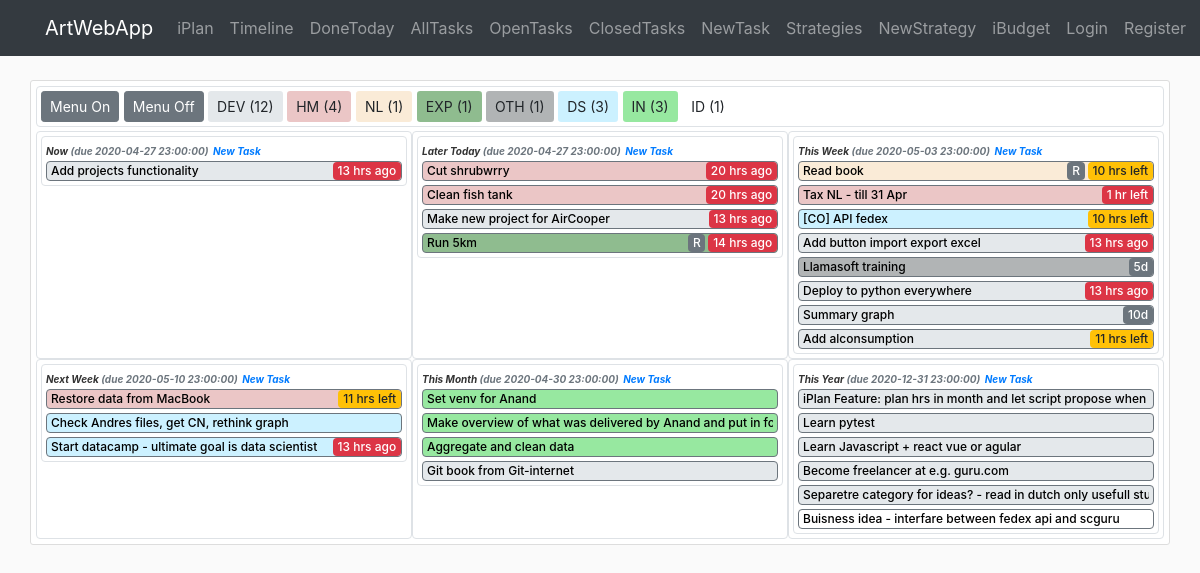
The app's page /iplan/timeline with its own data.
### awa/iplan/models.py (models this page shows, shortened)
class Strategy(db.Model):
    id = db.Column(db.Integer, primary_key=True)
    name = db.Column(db.String(40), nullable=False)
    symbol = db.Column(db.String(3))
    desc = db.Column(db.Text)
    color = db.Column(db.String(7))
    order = db.Column(db.Integer)
    time_creation = db.Column(db.DateTime, default=datetime.now)
    time_completion = db.Column(db.DateTime)
    show_timeline = db.Column(db.Boolean, default=True, nullable=False)
    category = db.Column(db.String(20), nullable=True)
    br_task = db.relationship('Task', backref='strategy')  # todo: lazy=True - test that later
    br_project = db.relationship('Project', backref='strategy')  # todo: lazy=True - test that later

class Task(db.Model):
    id = db.Column(db.Integer, primary_key=True)
    name = db.Column(db.String(140), nullable=False)
    desc = db.Column(db.Text)
    category = db.Column(db.String(20))
    frequency = db.Column(db.String(10))
    frequency_days = db.Column(db.Integer)
    time_creation = db.Column(db.DateTime, default=datetime.now)
    time_completion = db.Column(db.DateTime)
    time_due = db.Column(db.DateTime)  # THis is not used now, it was used for old timeline concept
    time_line = db.Column(db.String(20))
    duration_plan = db.Column(db.Interval, nullable=False, default=timedelta(0))
    duration_real = db.Column(db.Interval, nullable=False, default=timedelta(0))
    timer_start = db.Column(db.DateTime)
    order = db.Column(db.Integer)
    show_menu = db.Column(db.Boolean, default=True, nullable=False)
    id_strategy = db.Column(db.Integer, db.ForeignKey('strategy.id'), nullable=False)
    id_project = db.Column(db.Integer, db.ForeignKey('project.id'))

### awa/iplan/routes.py (the view)
@iplan.route('/iplan/timeline', methods=['GET', 'POST'])
def timeline():
    tasks = Task.query.filter(Task.time_completion.is_(None)).order_by(Task.order).all()
    strategies = Strategy.query.all()
    count_tasks = dict(zip([strategy.id for strategy in strategies], [0 for _ in range(len(strategies))]))
    for task in tasks:
        if task.strategy.id in count_tasks:
            count_tasks[task.strategy.id] += 1
    return render_template('iplan/timeline.html', tasks=tasks, TimeLine=TimeLine, strategies=strategies, count_tasks=count_tasks,
                           string_from_duration=string_from_duration, now=datetime.now())

### awa/iplan/utils.py (called while the page is built)
    @staticmethod
    def progress_indicator(time_creation, timeline_category):
        for indicator in TimeLine._progress_breakpoints:
            if timeline_category == indicator[0]:  # Check on timeline category
                seconds_since_creation = (datetime.now()-time_creation).total_seconds()
                uom_since_creation = int(seconds_since_creation / TimeLine._seconds_in_unites[indicator[1]])
                if uom_since_creation >= indicator[2][0] and uom_since_creation < indicator[2][1]:
                    return f'{uom_since_creation}{indicator[1]}', TimeLine._progress_colors['attention']
                elif uom_since_creation >= indicator[2][1]:
                    return f'{uom_since_creation}{indicator[1]}', TimeLine._progress_colors['warning']
                else:
                    return None

    @staticmethod
    def get_msg_for_timeuom(uom, value):
        msg = None
        if uom == 'h':
            msg = 'hrs'
        elif uom == 'd':
            msg = 'days'
        elif uom == 'm':
            msg = 'months'
        elif uom == 'w':
            msg = 'weeks'
        else:
            msg = '???'
        if value == 1:
            msg = msg[:-1]
        return msg

    @staticmethod
    def duedate_indicator(time_due):
        if time_due is None:
            return None
        time_left = (time_due - datetime.now()).total_seconds()
        for text, uom, time, msg in TimeLine._duedate_breakpoints:
            if round(time_left < time * TimeLine._seconds_in_unites[uom]):
                return f'{abs(round(time_left / TimeLine._seconds_in_unites[uom]))} {TimeLine.get_msg_for_timeuom(uom, round(time_left / TimeLine._seconds_in_unites[uom]))} {msg}', TimeLine._duedate_colors[text]

    @staticmethod
    def duedate_per_category_for_new_tasks(timeline_category):
        return TimeLine._categories_duedates.get(timeline_category, TimeLine._todaydue)

### awa/templates/iplan/timeline.html (shortened to what this page needs)
{% extends "layout.html" %}
{% block content %}
<div class="container">
    <div class="row content-section">
        <div class="col-md-12 border p-1 rounded mb-1 ">
            <a  href="{{url_for('iplan.show_menu_all', state='on') }}" class="btn btn-secondary btn-sm" role="button">Menu On</a>
            <a  href="{{url_for('iplan.show_menu_all', state='off') }}" class="btn btn-secondary btn-sm" role="button">Menu Off</a>
            {% for strategy in strategies %}
                {% if count_tasks[strategy.id] > 0%}
                    {% if strategy.show_timeline %}
                        <a  href="{{url_for('iplan.show_strategy_timeline', id_strategy=strategy.id) }}" class="btn btn-sm" style="background-color:{{strategy.color}}" role="button">{{strategy.symbol}} ({{count_tasks[strategy.id]}})</a>
                    {% else %}
                        <a  href="{{url_for('iplan.show_strategy_timeline', id_strategy=strategy.id) }}" class="btn btn-dark btn-sm" role="button">{{strategy.symbol}} ({{count_tasks[strategy.id]}})</a>
                    {% endif %}
                {% endif %}
            {% endfor %}
        </div>
        {% for timeline in TimeLine.categories %}
        <div class="col-md-4 border p-1 rounded">
            <div class="col-12 border timeline_task_border rounded p-0">
                <small class="timeline_header ml-1">{{ timeline }} </small>
                <small class="timeline_header text-muted">(due {{TimeLine.duedate_per_category_for_new_tasks(timeline)}})</small>
                <a href="{{ url_for('iplan.task_create', timeline_category=timeline) }}"><small class="timeline_header text-primary">New Task</small></a>
                {% for task in tasks %}
                    {% if task.time_line == timeline and task.strategy.show_timeline %}
                        {% if task.show_menu == False %}
                            <div class="row rounded border border border-secondary timeline_task_name pl-1  mb-1 ml-1 mr-1" style="background-color:{{task.strategy.color}}">
                                {% if TimeLine.progress_indicator(task.time_creation, timeline)[0] %}
                                    <div class="col text-truncate p-0 m-0 mr-1">
                                        <a href="{{url_for('iplan.show_menu', id_task=task.id, state='on') }}" class="show_menu_links" title="{{task.name}}">{{task.name}}</a>
                                    </div>
                                    <div class="col-auto p-0 m-0 text-right">
                                        {% if task.frequency == 'Repeatable' %}
                                            <small class="badge badge-secondary progress_indicator">R</small>
                                        {% endif %}
                                        {% if TimeLine.duedate_indicator(task.time_due)[0] %}
                                            <small class="{{TimeLine.duedate_indicator(task.time_due)[1]}} m-0 progress_indicator">{{TimeLine.duedate_indicator(task.time_due)[0]}}</small>
                                        {% else %}
                                            <small class="{{TimeLine.progress_indicator(task.time_creation, timeline)[1]}}  progress_indicator">{{TimeLine.progress_indicator(task.time_creation, timeline)[0]}}</small>
                                        {% endif %}
                                    </div>
                                {% else %}
                                    <div class="col text-truncate p-0 m-0 mr-1">
                                        <a href="{{url_for('iplan.show_menu', id_task=task.id, state='on') }}" class="show_menu_links" title="{{task.name}}">{{task.name}}</a>
                                    </div>
                                    <div class="col-auto p-0 m-0 text-right">
                                    {% if task.frequency == 'Repeatable' %}
                                        <small class="badge badge-secondary progress_indicator">R</small>
                                    {% endif %}
                                    {% if TimeLine.duedate_indicator(task.time_due)[0] %}
                                        <small class="{{TimeLine.duedate_indicator(task.time_due)[1]}} progress_indicator">{{TimeLine.duedate_indicator(task.time_due)[0]}}</small>
                                    {% endif %}
                                    </div>
                                {% endif %}
                            </div>
                        {% endif %}
                    {% endif %}
                {% endfor %}
            </div>
        </div>
        {% endfor %}
    </div>
</div>
{% endblock content %}

### awa/templates/layout.html (shortened to what this page needs)
<!DOCTYPE html>
<html lang="en">
<head>
    <link rel="stylesheet" href="https://stackpath.bootstrapcdn.com/bootstrap/4.4.1/css/bootstrap.min.css">
    <link rel="stylesheet" type="text/css" href="{{ url_for('static', filename='main.css') }}">
</head>
<body>
    <header>
        <nav class="navbar navbar-expand-md navbar-dark bg-dark fixed-top">
            <div class="container">
                <a class="navbar-brand" href="{{ url_for('main.home') }}">ArtWebApp</a>
                <div class="collapse navbar-collapse" id="navbarSupportedContent">
                    <div class="navbar-nav mr-auto">
                        <a class="nav-item nav-link" href="{{ url_for('iplan.home') }}">iPlan</a>
                        <a class="nav-item nav-link" href="{{ url_for('iplan.timeline') }}">Timeline</a>
                        <a class="nav-item nav-link" href="{{ url_for('iplan.task_donetoday') }}">DoneToday</a>
                        <a class="nav-item nav-link" href="{{ url_for('iplan.task') }}">AllTasks</a>
                        <a class="nav-item nav-link" href="{{ url_for('iplan.task_open') }}">OpenTasks</a>
                        <a class="nav-item nav-link" href="{{ url_for('iplan.task_completed') }}">ClosedTasks</a>
                        <a class="nav-item nav-link" href="{{ url_for('iplan.task_create', timeline_category='This Week') }}">NewTask</a>
                        <a class="nav-item nav-link" href="{{ url_for('iplan.strategy') }}">Strategies</a>
                        <a class="nav-item nav-link" href="{{ url_for('iplan.strategy_create') }}">NewStrategy</a>
                    </div>
                    <div class="navbar-nav">
                        <a class="nav-item nav-link" href="{{ url_for('ibudget.home')}}">iBudget</a>
                        <a class="nav-item nav-link" href="#">Login</a>
                        <a class="nav-item nav-link" href="#">Register</a>
                    </div>
                </div>
            </div>
        </nav>
    </header>
    <main role="main">
            {% block content %}{% endblock %}
    </main>
</body>
</html>

### awa/static/main.css (style rules this page uses)
body { background: #fafafa; color: #333333; margin-top: 5rem; }
.content-section { background: #ffffff; padding: 5px 5px; border: 1px solid #dddddd; border-radius: 3px; margin-bottom: 10px; }
.timeline_header { font-size: 10px; font-style: italic; font-weight: bold; }
.timeline_task_name { font-size: 12px; font-weight: bold; }
.show_menu_links { color:#000; font-size: 12px; display: inline-block; font-weight: 500; }
.progress_indicator { font-size: 12px; font-weight: 500; }

### records on screen
Strategy: symbol "DEV", count_tasks "12"
Strategy: symbol "HM", order "4"
Strategy: symbol "NL", count_tasks "1"
Strategy: symbol "EXP", show_timeline "1"
Strategy: symbol "OTH", show_timeline "1"
Strategy: symbol "DS", count_tasks "3"
Strategy: symbol "IN", count_tasks "3"
Strategy: symbol "ID", show_timeline "1"
Task: name "Add projects functionality", time_due "13 hrs ago"
Task: name "Cut shrubwrry", time_due "20 hrs ago"
Task: name "Clean fish tank", time_due "20 hrs ago"
Task: name "Make new project for AirCooper", time_due "13 hrs ago"
Task: name "Run 5km", frequency "R", time_due "14 hrs ago"
Task: name "Read book", frequency "R", time_due "10 hrs left"
Task: name "Tax NL - till 31 Apr", time_due "1 hr left"
Task: name "[CO] API fedex", time_due "10 hrs left"
Task: name "Add button import export excel", time_due "13 hrs ago"
Task: name "Llamasoft training", time_creation "5d"
Task: name "Deploy to python everywhere", time_due "13 hrs ago"
Task: name "Summary graph", time_creation "10d"
Task: name "Add alconsumption", time_due "11 hrs left"
Task: name "Restore data from MacBook", time_due "11 hrs left"
Task: name "Check Andres files, get CN, rethink graph"
Task: name "Start datacamp - ultimate goal is data scientist", time_due "13 hrs ago"
Task: name "Set venv for Anand"
Task: name "Make overview of what was delivered by Anand and put in…"
Task: name "Aggregate and clean data"
Task: name "Git book from Git-internet"
Task: name "iPlan Feature: plan hrs in month and let script propose wh…"
Task: name "Learn pytest"
Task: name "Learn Javascript + react vue or agular"
Task: name "Become freelancer at e.g. guru.com"
Task: name "Separetre category for ideas? - read in dutch only usefull…"
Task: name "Buisness idea - interfare between fedex api and scguru"

### other values on screen
{{ timeline }} "Now" "Later Today" "This Week" "Next Week" "This Month" "This Year"
{{ TimeLine.duedate_per_category_for_new_tasks(timeline) }} "2020-04-27 23:00:00" "2020-04-27 23:00:00" "2020-05-03 23:00:00" "2020-05-10 23:00:00" "2020-04-30 23:00:00" "2020-12-31 23:00:00"
